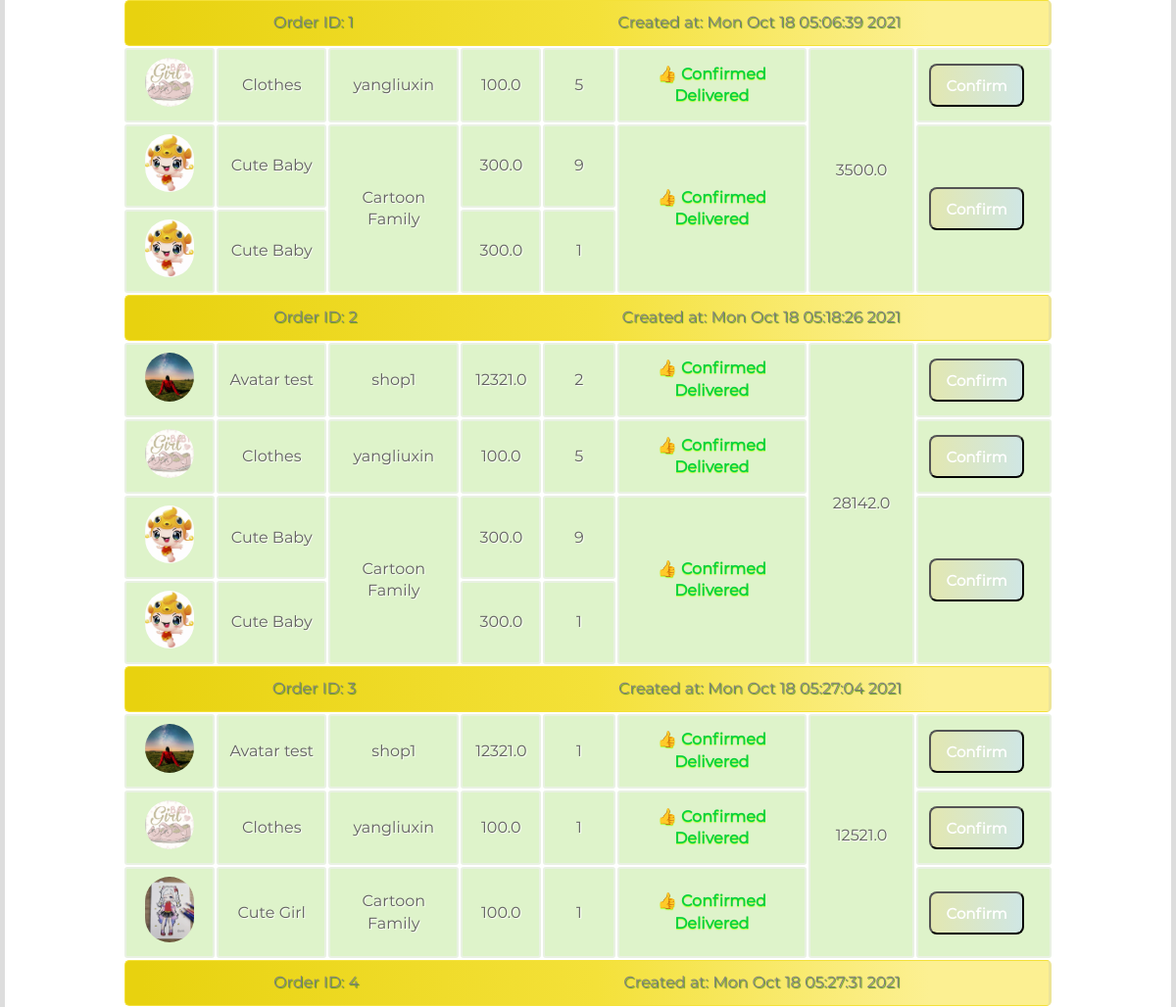
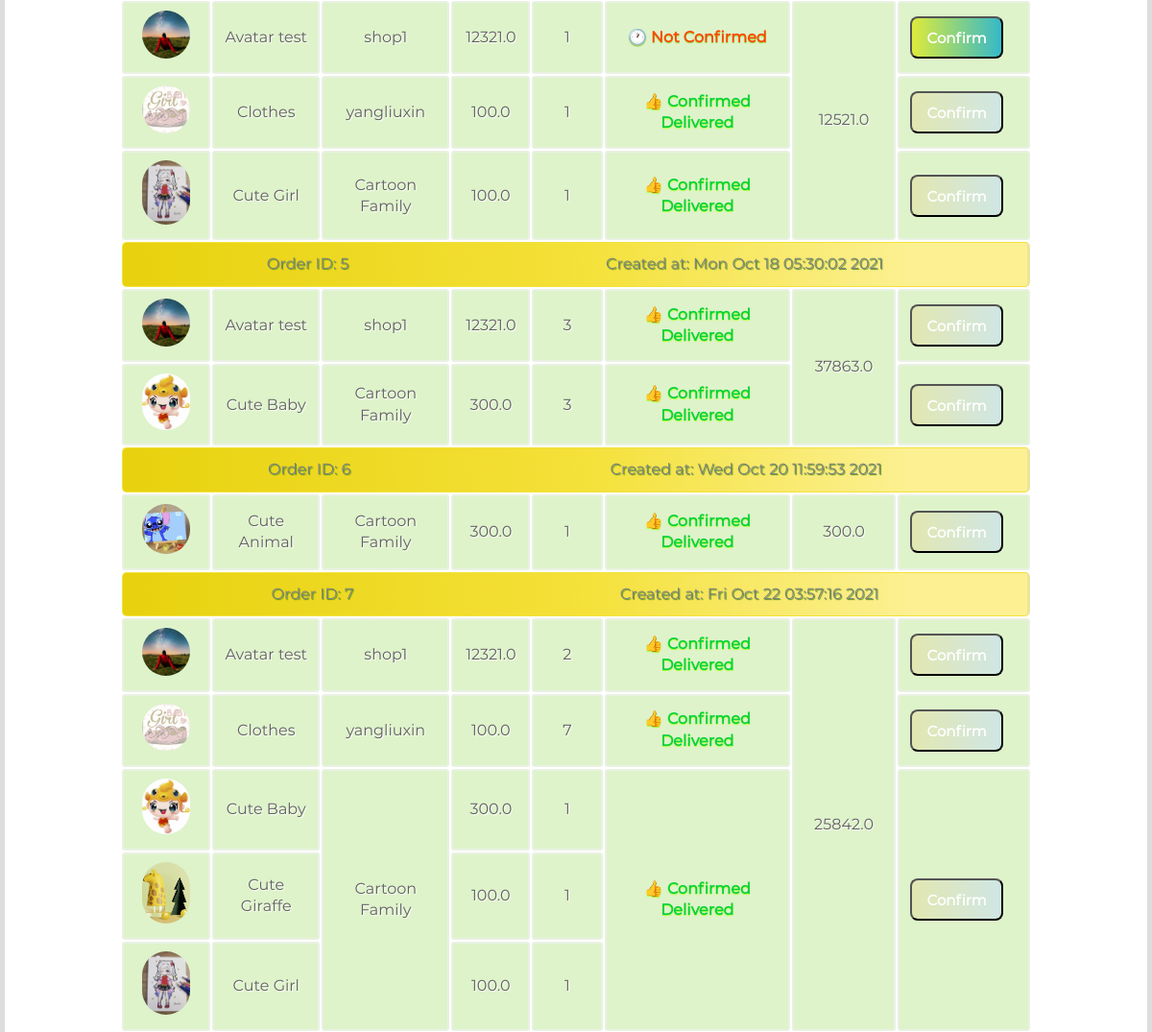
The app's page /order/view (signed in, middle part), older data (2 pictures, top to bottom).
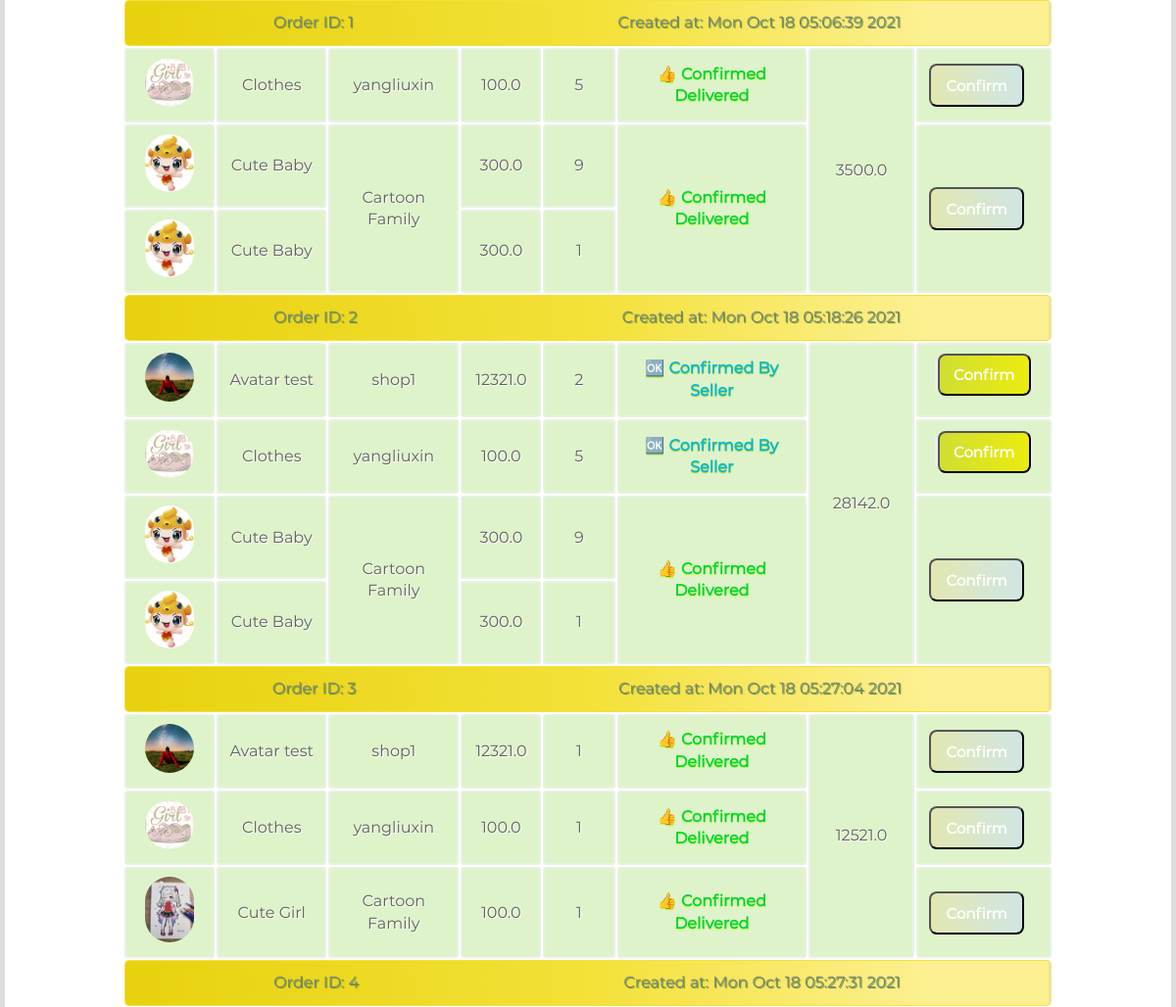
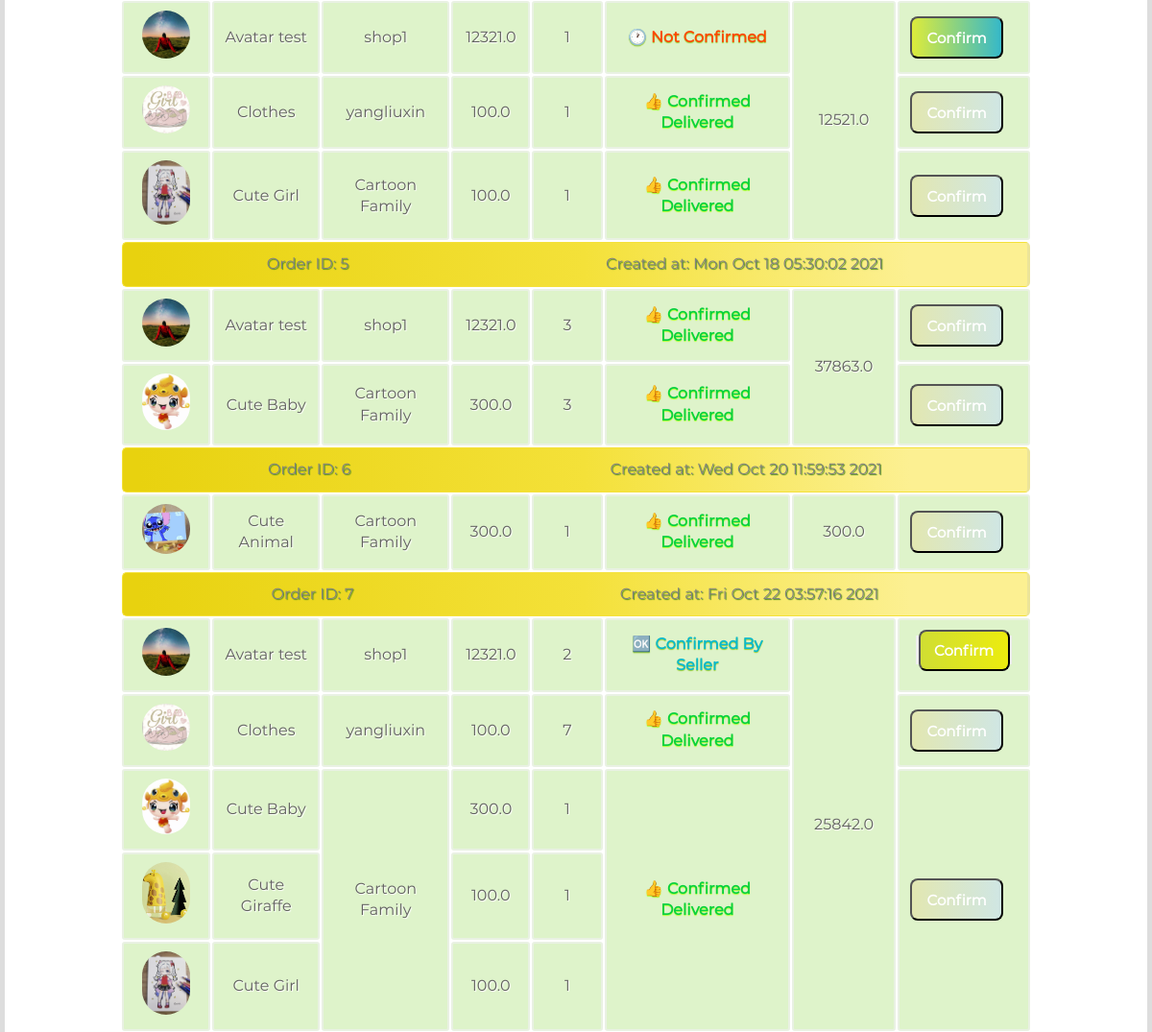
The same page, newer data (2 pictures, top to bottom).
### project/models/OrderModel.py (models this page shows, shortened)
class Order(PkModel):
    __tablename__ = "orders"
    order_id = Column(db.Integer, nullable=False)
    count = Column(db.Integer, nullable=False)
    item_id = db.Column(db.Integer, db.ForeignKey("item.id"))
    user_id = db.Column(db.Integer, db.ForeignKey("users.id"))
    shopper_id = db.Column(db.Integer)
    is_confirmed_by_shopper = db.Column(db.Boolean, nullable=False, default=False)
    is_confirmed_delivery = db.Column(db.Boolean, nullable=False, default=False)
    created_at = Column(db.DateTime, nullable=False, default=dt.datetime.utcnow)
    def get_shop_userID(self) -> int:
        return Item.get_by_id(self.item_id).owner

### project/models/ItemModel.py (models this page shows, shortened)
class Item(PkModel):
    __tablename__ = "item"
    name = Column(db.VARCHAR(255), nullable=False, default="")
    price = Column(db.Float(50), nullable=False, default=0.0)
    description = db.Column(db.String(length=1024), nullable=False, default="")
    inventory = Column(db.Integer, nullable=False, default=0)
    sold_count = Column(db.Integer, nullable=False, default=0)
    disabled = Column(db.Boolean, nullable=False, default=False)
    created_at = Column(db.DateTime, nullable=False, default=dt.datetime.utcnow)
    main_image_url = Column(db.VARCHAR(255), nullable=False, default="")
    owner = db.Column(db.Integer, db.ForeignKey("users.id"))
    cart = db.relationship("Cart", backref='cart_item', lazy=True)
    order = db.relationship("Order", backref='order_item', lazy=True)

### project/models/UserModel.py (models this page shows, shortened)
class UserMixin(object):
    __hash__ = object.__hash__
    @property
    def is_authenticated(self):
        return True

class User(UserMixin, PkModel):
    __tablename__ = "users"
    username = Column(db.String(80), unique=True, nullable=False)
    main_image_url = Column(db.VARCHAR(255), nullable=True, default="static/image/user_info/default_avatar.jpg")
    email = Column(db.String(80), unique=True, nullable=False)
    password = Column(db.String(128), nullable=True)
    created_at = Column(db.DateTime, nullable=False, default=dt.datetime.utcnow)
    first_name = Column(db.String(30), nullable=True)
    last_name = Column(db.String(30), nullable=True)
    active = Column(db.Boolean(), default=False)
    is_shopper = Column(db.Boolean(), default=False)
    items = db.relationship("Item", backref='owned_user', lazy=True)
    cart = db.relationship("Cart", backref='cart_user', lazy=True)
    order = db.relationship("Order", backref='order_user', lazy=True)
    is_admin = Column(db.Boolean(), default=False)

### project/shopping/order.py (the view)
@blueprint.route("/order/view", methods=["GET", "POST"])
@login_required
def view_order():
    user: User = get_current_user()
    total_price: dict = {}
    order_dict: dict = {}
    confirm_count_dict: dict = {}
    show_confirm_count_dict: dict = {}
    if user.is_shopper:
        orders = OrderModel.get_orders_by_shopper(user.id)
    else:
        orders = OrderModel.get_orders_by_userid(user.id)
    orders_length = len(orders)
    for order_id in orders:
        tmp_price = 0
        orders[order_id].sort(key=lambda x: x.get_shop_userID())
        confirm_count_dict[order_id] = {}
        for order in orders[order_id]:
            shop_user_id: int = order.get_shop_userID()
            item_id: int = order.item_id
            item: Item = Item.get_by_id(item_id)
            order.item = item
            user_id: int = order.user_id
            buyer: User = User.get_by_id(user_id)
            shopper: User = User.get_by_id(shop_user_id)
            order.buyer = buyer
            order.shopper = shopper
            order.created_at_txt = str(order.created_at.ctime())
            tmp_price += item.price * order.count
            if user.is_shopper:
                if user_id in confirm_count_dict[order_id].keys():
                    confirm_count_dict[order_id][user_id] += 1
                    order.show_td = False
                else:
                    confirm_count_dict[order_id][user_id] = 1
                    order.show_td = True
            else:
                if shop_user_id in confirm_count_dict[order_id].keys():
                    confirm_count_dict[order_id][shop_user_id] += 1
                    order.show_td = False
                else:
                    confirm_count_dict[order_id][shop_user_id] = 1
                    order.show_td = True
            order.status = "Not Confirmed"
            if order.is_confirmed_by_shopper:
                order.status = "Confirmed By Shopper"
            if order.is_confirmed_delivery:
                order.status = "Confirmed Delivered"
        total_price[order_id] = tmp_price
    return render_template("shopping/order.html", order_dict=order_dict, isshopper=user.is_shopper,
                           orders=orders, total_price=total_price, confirm_count_dict=confirm_count_dict,
                           orders_length=orders_length, current_user=get_current_user())

### project/templates/shopping/order.html (shortened to what this page needs)
{% extends "/base/base.html" %}
{% block style %}
    <link rel="stylesheet" href="../../static/css/shopping/order.css">
    <link rel="stylesheet" href="../../static/css/shopping/shopping_cart.css">
    <link rel="stylesheet" href="../../static/css/admin/view.css">
{% endblock %}
{% block content %}
    <div class="shopping-cart-big-box">
        <div id="shopping-cart-box">
            <table class="shopping-cart-box-table empty-space">
                <tbody>
                {% for order_id in orders %}
                    <tr class="shopping-cart-seller">
                        <th colspan="8">
                            <div id="flex-around">
                                <span>
                                    Order ID: {{ order_id }}
                                </span>
                                <span>
                                    Created at: {{ orders[order_id][0].created_at_txt }}
                                </span>
                            </div>
                        </th>
                    </tr>
                    {% for order in orders[order_id] %}
                        <tr>
                        <td class="index-item-image-box">
                            <a
                                    href="{{ url_for("item.details", itemID=order.item_id) }}"><img
                                    class="index-item-image"
                                    src="{{ url_for('static', filename='uploaded_files/'+order.item.main_image_url) }}"
                                    value="Item Image"></a>
                        </td>
                        <td>
                            {{ order.item.name }}
                        </td>
                        {% if order.show_td %}
                            {% if current_user.is_shopper %}
                                <td rowspan="{{ confirm_count_dict[order_id][order.buyer.id] }}">
                                    {{ order.buyer.username }}
                                </td>
                            {% else %}
                                <td rowspan="{{ confirm_count_dict[order_id][order.shopper.id] }}">
                                    {{ order.shopper.username }}
                                </td>
                            {% endif %}
                        {% endif %}
                        <td>
                            {{ order.item.price }}
                        </td>
                        <td>
                            {{ order.count }}
                        </td>
                        {% if order.show_td %}
                            {% if current_user.is_shopper %}
                                <td rowspan="{{ confirm_count_dict[order_id][order.buyer.id] }}">
                                    {% else %}
                                <td rowspan="{{ confirm_count_dict[order_id][order.shopper.id] }}">
                            {% endif %}
                        {% if order.status == "Confirmed By Shopper" %}
                            <span class="confirmed-by-shopper">
                                    🆗&nbsp;Confirmed By Seller
                                </span>
                        {% elif order.status == "Not Confirmed" %}
                            <span class="not-confirmed-by-shopper">
                                    🕐&nbsp;{{ order.status }}
                                </span>
                        {% elif order.status == "Confirmed Delivered" %}
                            <span class="confirm-delivered">
                                    👍&nbsp;{{ order.status }}
                                </span>
                        {% endif %}
                        </td>
                        {% endif %}
                        {% if loop.index == 1 %}
                            <td rowspan="{{ orders[order_id]|length }}">
                                {{ total_price[order_id] }}
                            </td>
                        {% endif %}
                        {% if order.show_td %}
                            {% if current_user.is_shopper %}
                                <td rowspan="{{ confirm_count_dict[order_id][order.buyer.id] }}">
                                    {% else %}
                                <td rowspan="{{ confirm_count_dict[order_id][order.shopper.id] }}">
                            {% endif %}
                        {% if current_user.is_shopper %}
                            {% if order.is_confirmed_delivery or order.is_confirmed_by_shopper %}
                                <button class="button-default-disabled">
                                    <a class="order-font">Confirm</a>
                                </button>
                            {% else %}
                                <button class="button-default">
                                    <a href="{{ url_for("order.shopper_confirm_order", order_id=order_id) }}"
                                       class="order-font">Confirm</a>
                                </button>
                            {% endif %}
                        {% else %}
                            {% if order.is_confirmed_delivery %}
                                <button class="button-default-disabled">
                                    <a class="order-font">Confirm</a>
                                </button>
                            {% else %}
                                {% if order.is_confirmed_by_shopper %}
                                    <div class="dialogue-message-box"
                                         style="margin-bottom: 10px;display: flex;justify-content: center;align-items: center;">
                                        <div class="btn-back">
                                            <p>Are you sure to do that?</p>
                                        </div>
                                        <button class="message-button-action-new button-default order-font">
                                            Confirm
                                        </button>
                                    </div>
                                {% else %}
                                     <button class="button-default">
                                         <a href="javascript:;" class="order-font" onclick="alertNotConfirmedBySeller()">Confirm</a>
                                    </button>
                                {% endif %}
                            {% endif %}
                        {% endif %}
                        </td>
                        {% endif %}
                    {% endfor %}
                </tr>
                {% endfor %}
                </tbody>
            </table>
            <br>
        </div>
    </div>
{% endblock %}

### project/templates/base/base.html (shortened to what this page needs)
<!DOCTYPE html>
<html lang="en">
<head>
    <link rel="stylesheet" href="{{ url_for('static',filename='css/base/base.css') }}">
    <link rel="stylesheet" href="{{ url_for('static',filename='css/base/dark.css') }}">
    <link rel="stylesheet" href="{{ url_for('static',filename='css/base/footer.css') }}">
    <link rel="stylesheet" href="{{ url_for('static',filename='css/base/new_navbar.css') }}">
    {% block style %}
    {% endblock %}
</head>
<body>
{% block body %}
    <div class="content-body">
    <section id="container">
        {% block content %}
        {% endblock %}
    </section>
{% endblock %}
</div>
</body>
</html>

Row changes from the older to the newer data that the page shows:
changed Order (number 4 of 21 on the later page): is_confirmed_delivery True → False (drawn)
changed Order (number 5 of 21 on the later page): is_confirmed_delivery True → False (drawn)
changed Order (number 17 of 21 on the later page): is_confirmed_delivery True → False (drawn)
Text that changed along with them:
list line gone: "👍 Confirmed Delivered Confirm"
new list line: "🆗 Confirmed By Seller Confirm"
